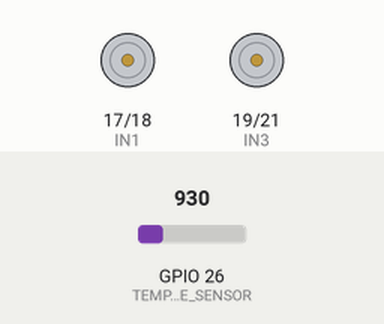
This program was run on a simulated ESP32. On the bench: motor-driver pin pairs drawn as motors (green arrow = first pin HIGH = forward, orange = second pin HIGH = backward, longer = more drive). The inputs (shaded band) are chosen by the test bench; at power-on: GPIO 26 (TEMPERATURE_SENSOR) = 930. WiFi joins after 1.5 s; servers stay silent unless stated; what the program prints to the serial monitor is not drawn.

Above: at 0.1 s.
At 3.6 s:
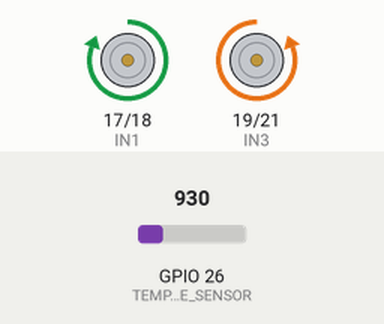
Timing chart, 0 to 5.1 s (numbered marks = the images above):
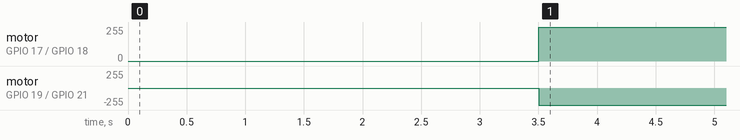

Measured:
- by itself, motor on GPIO 17 (IN1) / GPIO 18 (IN2): stopped → forward 255/255 at 3.5 s
- by itself, motor on GPIO 19 (IN3) / GPIO 21 (IN4): stopped → backward 255/255 at 3.5 s

The program:

main.cpp
```cpp
#include <Arduino.h>
#include <HCSR04.h>
#include <WiFiManager.h>

// Motor A connections
#define IN1 17
#define IN2 18
// Motor B connections
#define IN3 19
#define IN4 21

#define TEMPERATURE_SENSOR 26

float distanceLeft = 0;
float distanceMiddle = 0;
float distanceRight = 0;

HCSR04 ultrasonicSensorLeft(27, 13, 20, 300);
HCSR04 ultrasonicSensorMiddle(27, 12, 20, 300);
HCSR04 ultrasonicSensorRight(27, 14, 20, 300);

void setup() {
    Serial.begin(921600);

    pinMode(IN1, OUTPUT);
    pinMode(IN2, OUTPUT);
    pinMode(IN3, OUTPUT);
    pinMode(IN4, OUTPUT);

    // Turn off motors - Initial state
    digitalWrite(IN1, LOW);
    digitalWrite(IN2, LOW);
    digitalWrite(IN3, LOW);
    digitalWrite(IN4, LOW);

    digitalWrite(TEMPERATURE_SENSOR, LOW);

    ultrasonicSensorLeft.begin();
    ultrasonicSensorMiddle.begin();
    ultrasonicSensorRight.begin();

    WiFi.mode(WIFI_STA);
    WiFiManager wm;

    bool res;

    res = wm.autoConnect("Frediano");  // password protected ap

    if (!res) {
        Serial.println("Failed to connect");
        ESP.restart();
    } else {
        Serial.println("connected to WIFI");
    }

    delay(2000);

    Serial.println("Fisished setup");
}

void turnLeft() {
    digitalWrite(IN1, HIGH);
    digitalWrite(IN2, LOW);
    digitalWrite(IN3, LOW);
    digitalWrite(IN4, HIGH);
}

void turnRight() {
    digitalWrite(IN1, LOW);
    digitalWrite(IN2, HIGH);
    digitalWrite(IN3, HIGH);
    digitalWrite(IN4, LOW);
}

void loop() {
    int minimumDistance = 20;

    float temperatureValue = analogRead(TEMPERATURE_SENSOR);
    float volts = temperatureValue / 1024;
    float celcius = (volts - 0.5) * 100 - 5;

    Serial.print("Temperature: ");
    Serial.println(celcius);

    ultrasonicSensorLeft.setTemperature(celcius);
    ultrasonicSensorMiddle.setTemperature(celcius);
    ultrasonicSensorRight.setTemperature(celcius);

    distanceLeft = ultrasonicSensorLeft.getMedianFilterDistance();
    distanceMiddle = ultrasonicSensorMiddle.getMedianFilterDistance();
    distanceRight = ultrasonicSensorRight.getMedianFilterDistance();

    Serial.print(F("1: "));
    Serial.print(distanceLeft, 1);

    Serial.print(F(" 2: "));
    Serial.print(distanceMiddle, 1);

    Serial.print(F(" 3: "));
    Serial.print(distanceRight, 1);

    Serial.println("");

    if (distanceMiddle <= minimumDistance || distanceRight <= minimumDistance) {
        turnLeft();
        return;
    }

    if (distanceLeft <= minimumDistance) {
        turnRight();
        return;
    }

    digitalWrite(IN1, HIGH);
    digitalWrite(IN2, LOW);
    digitalWrite(IN3, HIGH);
    digitalWrite(IN4, LOW);
}
```

ir.cpp
```cpp
// #include <Arduino.h>
// int detectorPin = 4;  // obstacle avoidance sensor interface
// int val;              // variable to store result
// // int enablePin = 2;  // sensor enable interface (EN)
// void setup() {
//     Serial.begin(921600);
//     pinMode(detectorPin, INPUT);  // Define obstacle avoidance sensor as input interface

//     // [uncomment and remove jumper on module to use enable pin (EN)]
//     // pinMode(enablePin, OUTPUT);
//     // digitalWrite(enablePin, HIGH);  // Enable sensor
// }
// void loop() {
//     val = digitalRead(detectorPin);  // Read value from sensor
//     Serial.println(val);
// }
```

main_state_machine.cpp
```cpp
// #include <Arduino.h>
// #include <HCSR04.h>

// // Motor A connections
// #define IN1 5
// #define IN2 18
// // Motor B connections
// #define IN3 19
// #define IN4 21

// float distanceLeft = 0;
// float distanceMiddle = 0;
// float distanceRight = 0;

// HCSR04 ultrasonicSensorLeft(27, 13, 20, 300);
// HCSR04 ultrasonicSensorMiddle(27, 12, 20, 300);
// HCSR04 ultrasonicSensorRight(27, 14, 20, 300);

// void setup() {
//     Serial.begin(921600);

//     ultrasonicSensorLeft.begin();    // set trigger as output & echo pin as input
//     ultrasonicSensorMiddle.begin();  // set trigger as output & echo pin as input
//     ultrasonicSensorRight.begin();   // set trigger as output & echo pin as input

//     // Set all the motor control pins to outputs
//     pinMode(IN1, OUTPUT);
//     pinMode(IN2, OUTPUT);
//     pinMode(IN3, OUTPUT);
//     pinMode(IN4, OUTPUT);

//     // Turn off motors - Initial state
//     digitalWrite(IN1, LOW);
//     digitalWrite(IN2, LOW);
//     digitalWrite(IN3, LOW);
//     digitalWrite(IN4, LOW);

//     delay(2000);

//     Serial.println("Fisished setup");
// }

// void loop() {
//     distanceLeft = ultrasonicSensorLeft.getMedianFilterDistance();
//     distanceMiddle = ultrasonicSensorMiddle.getMedianFilterDistance();
//     distanceRight = ultrasonicSensorRight.getMedianFilterDistance();

//     Serial.print(F("1: "));
//     Serial.print(distanceLeft, 1);

//     Serial.print(F(" 2: "));
//     Serial.print(distanceMiddle, 1);

//     Serial.print(F(" 3: "));
//     Serial.print(distanceRight, 1);

//     Serial.println("");

//     static unsigned long ylwMillis = millis();
//     static unsigned long delayDuration = 2000;
//     static unsigned long idleStart;
//     static unsigned long rotatingStart;

//     enum class State : uint8_t {
//         IDLE,
//         FORWARD,
//         ROTATING,
//     };

//     static State currentState = State::IDLE;

//     switch (currentState) {
//         case State::IDLE:
//             if (millis() - idleStart >= 2000) {
//                 currentState = State::FORWARD;
//             }

//             break;

//         case State::FORWARD:
//             if (distanceLeft > 10 && distanceMiddle > 10 && distanceRight > 10) {
//                 digitalWrite(IN1, HIGH);
//                 digitalWrite(IN2, LOW);
//                 digitalWrite(IN3, HIGH);
//                 digitalWrite(IN4, LOW);
//                 return;

//             } else {
//                 currentState = State::ROTATING;
//                 rotatingStart = millis();
//             }

//             break;

//         case State::ROTATING:
//             if (millis() - rotatingStart >= 2000)
//                 if (random(0, 2) == 1) {
//                     digitalWrite(IN1, HIGH);
//                     digitalWrite(IN2, LOW);
//                     digitalWrite(IN3, LOW);
//                     digitalWrite(IN4, HIGH);
//                 } else {
//                     digitalWrite(IN1, LOW);
//                     digitalWrite(IN2, HIGH);
//                     digitalWrite(IN3, HIGH);
//                     digitalWrite(IN4, LOW);
//                 }
//             break;

//         default:
//             break;
//     }

//     if (distanceLeft > 10 && distanceMiddle > 10 && distanceRight > 10) {
//         digitalWrite(IN1, HIGH);
//         digitalWrite(IN2, LOW);
//         digitalWrite(IN3, HIGH);
//         digitalWrite(IN4, LOW);
//         return;
//     }

//     digitalWrite(IN1, HIGH);
//     digitalWrite(IN2, LOW);
//     digitalWrite(IN3, LOW);
//     digitalWrite(IN4, HIGH);
// }
```

scale.cpp
```cpp
// #include <Arduino.h>

// #include "HX711.h"

// HX711 loadcell;

// const int LOADCELL_DOUT_PIN = 4;
// const int LOADCELL_SCK_PIN = 18;

// // 2. Adjustment settings
// const long LOADCELL_OFFSET = 50682624;
// const long LOADCELL_DIVIDER = 5895655;

// void setup() {
//     Serial.begin(921600);

//     loadcell.begin(LOADCELL_DOUT_PIN, LOADCELL_SCK_PIN);
//     loadcell.set_scale(LOADCELL_DIVIDER);
//     loadcell.set_offset(LOADCELL_OFFSET);
// }

// void loop() {
//     Serial.print("Weight: ");
//     Serial.println(loadcell.get_units(10), 2);

//     delay(10);
// }
```
